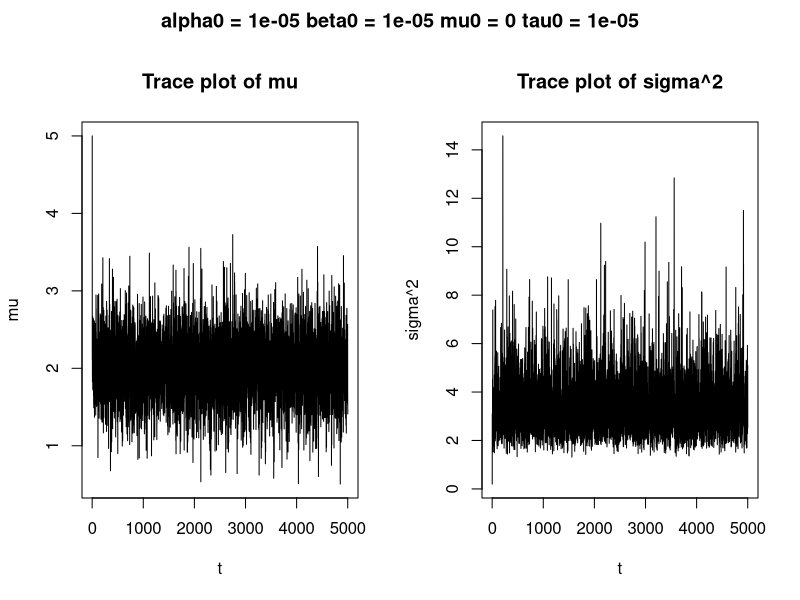
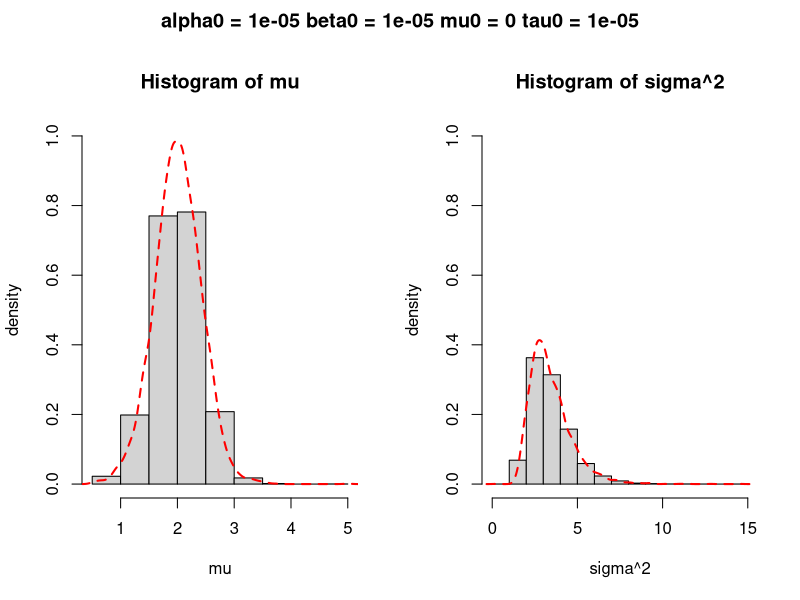
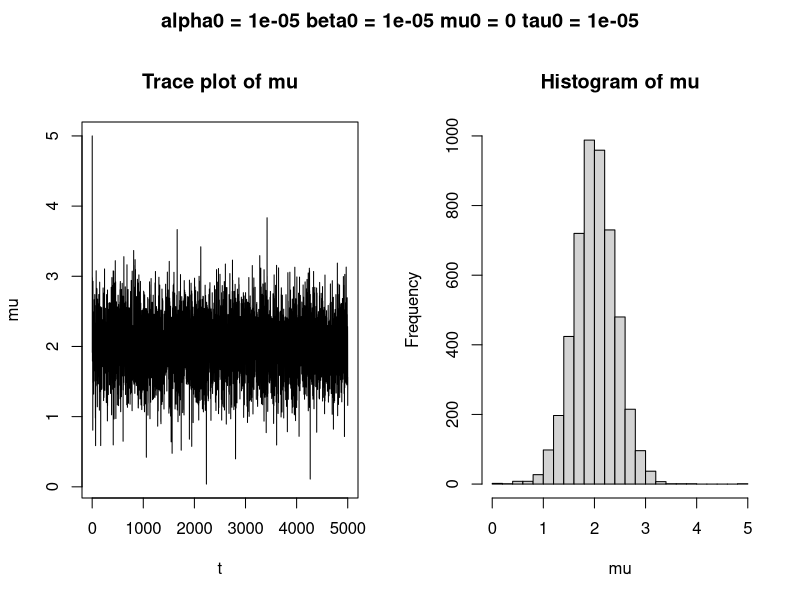
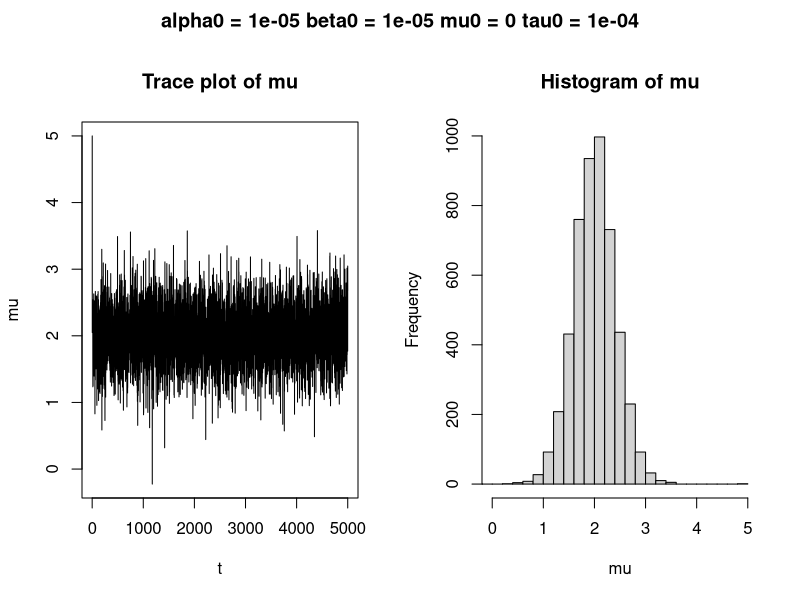
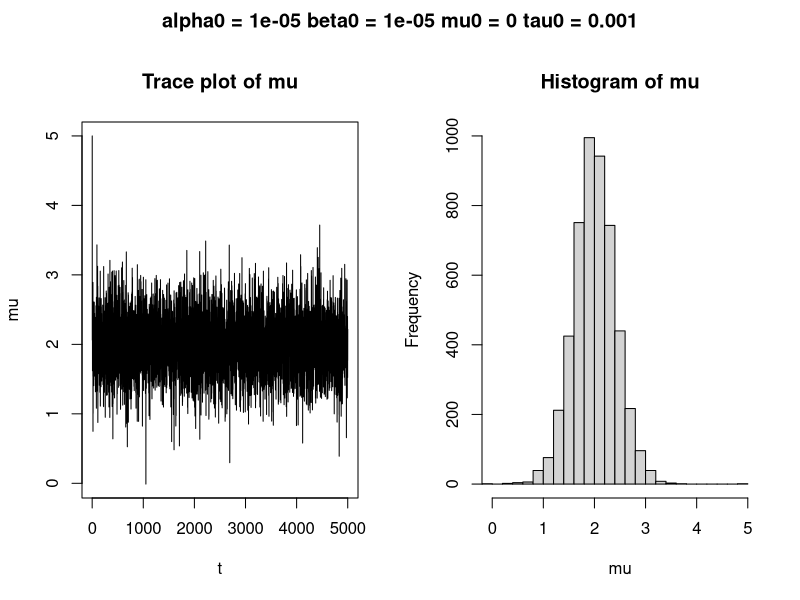
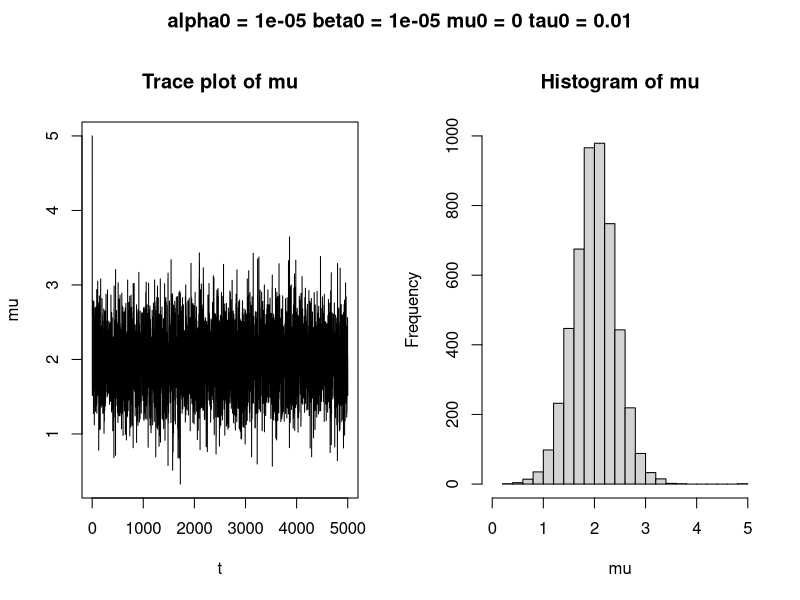
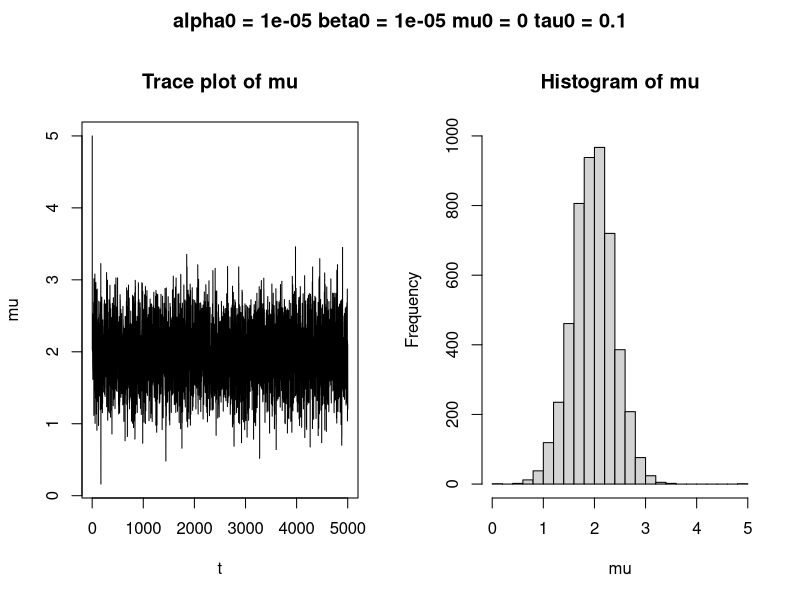
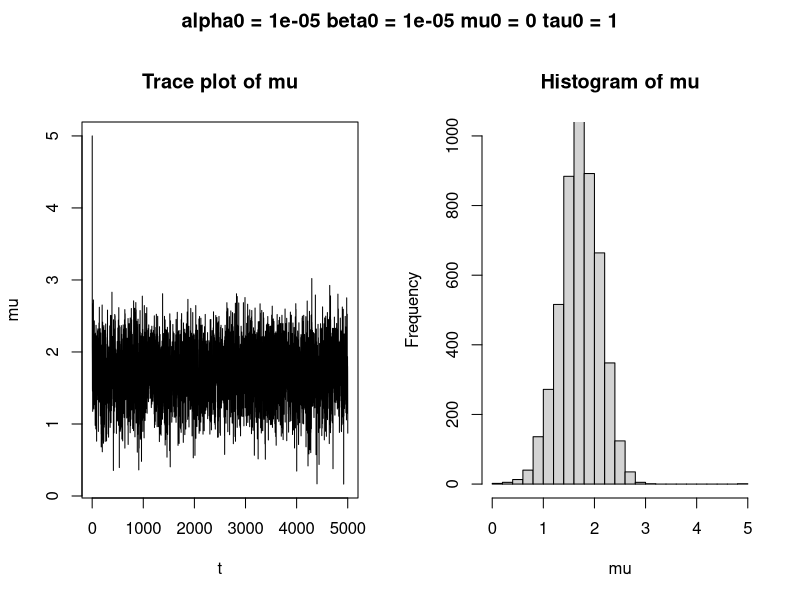

Reproduce these figures in R, in order.
# Exercise 1
# Gibbs sampler
# iters - number of iterations
# y - data vector
# mu - initial values for mu
# tau - initial values for tau
gibbs <- function(iters, y, mu=0, tau=1, 
                  alpha0 = 0.00001, beta0 = 0.00001, 
                  mu0 = 0.0, tau0 = 0.00001,
                  plot_trace = TRUE, plot_hist = TRUE,
                  print_posterior = TRUE, print_prob = TRUE) {
    x <- array(0, c(iters+1, 2))
  x[1,1] <- mu
  x[1,2] <- tau
  
  n <- length(y)
  ybar <- mean(y)
  
  for (t in 2:(iters+1)) {
    x[t,1] <- rnorm(1,
                    (n*ybar*x[t-1,2]+mu0*tau0)/(n*x[t-1,2]+tau0),
                    sqrt(1/(n*x[t-1,2]+tau0)))
    sn <- sum((y-x[t,1])^2)
    x[t,2] <- rgamma(1, alpha0+n/2)/(beta0+sn/2)
  }
  
  par(mfrow=c(1,2), oma=c(0,0,2,0))
  
  if (plot_trace == TRUE) {
    plot(1:length(x[,1]), x[,1], type = 'l', lty = 1, xlab = 't', ylab = 'mu')
    title('Trace plot of mu')
    plot(1:length(x[,2]), 1/x[,2], type = 'l', lty = 1, xlab = 't', ylab = 'sigma^2')
    title('Trace plot of sigma^2')
    title(paste('alpha0 =', alpha0, 'beta0 =', beta0,
                'mu0 =', mu0, 'tau0 =', tau0), outer = TRUE)
  }
  
  if (plot_hist == TRUE) {
    hist(x[,1], freq = FALSE, xlab = "mu", main = NULL, ylab = 'density', ylim = c(0,1))
    title('Histogram of mu')
    lines(density(x[,1]), col = 'red', lwd = 2, lty = 2)
    hist(1/x[,2], freq = FALSE, xlab = "sigma^2", main = NULL, ylab = 'density', ylim = c(0,1))
    title('Histogram of sigma^2')
    lines(density(1/x[,2]), col = 'red', lwd = 2, lty = 2)
    title(paste('alpha0 =', alpha0, 'beta0 =', beta0,
                'mu0 =', mu0, 'tau0 =', tau0), outer = TRUE)
  }
  
  mu_posterior_mean <- x[iters+1,1]
  mu_posterior_var <- (x[iters+1,1] - mean(x[,1]))^2
  sigma2_posterior_mean <- 1/x[iters+1,2]
  sigma2_posterior_var <- (1/x[iters+1,2] - 1/mean(x[,2]))^2
  
  if (print_posterior == TRUE) {
    print(paste('posterior_mean(mu) =', mu_posterior_mean))
    print(paste('posterior_var(mu) =', mu_posterior_var))
    print(paste('posterior_mean(sigma^2) =', sigma2_posterior_mean))
    print(paste('posterior_var(sigma^2) =', sigma2_posterior_var))
  }

  if (print_prob == TRUE) {
    print(paste('P(mu>2.5) =', sum(x[,1]>2.5) / length(x[,1])))
    print(paste('P(sigma^2>2.5) =', sum(1/x[,2]>2.5) / length(x[,2])))
  }

  return(list(
    iters = iters,
    y = y,
    mu = mu,
    tau = tau,
    alpha0 = alpha0,
    beta0 = beta0,
    mu0 = mu0,
    tau0 = tau0,
    mu_mc = x[,1],
    tau_mc = x[,2],
    mu_posterior_mean = mu_posterior_mean,
    mu_posterior_var = mu_posterior_var,
    sigma2_posterior_mean = sigma2_posterior_mean,
    sigma2_posterior_var = sigma2_posterior_var,
    prob_mu_bigger = sum(x[,1]>2.5) / length(x[,1]),
    prob_tau_bigger = sum(1/x[,2]>2.5) / length(x[,2])
  ))
}

# Exercise 2
y <- rnorm(20, 2, 2)
output <- gibbs(5000, y, 5, 5)

# Exercise 3
output$mu_posterior_mean
output$mu_posterior_var
output$sigma2_posterior_mean
output$sigma2_posterior_var
output$prob_mu_bigger
output$prob_tau_bigger

# Exercise 4
for (i in c(0:8)) {
  for (j in c(0:5)) {
      alpha0 =0.00001
      beta0 = 0.00001
      mu0 = 0.0+i*0.25
      tau0 = 0.00001*10^j
      output <-
        gibbs(iters = 5000, y = y, mu = 5, tau = 5,
              alpha0 = alpha0, beta0 = beta0,
              mu0 = mu0, tau0 = tau0,
              plot_trace = FALSE, plot_hist = FALSE,
              print_posterior = FALSE, print_prob = FALSE)
        par(mfrow=c(1,2), oma=c(0,0,2,0))
        plot(1:length(output$mu_mc), output$mu_mc, 
             type = 'l', lty = 1, xlab = 't', ylab = 'mu')
        title('Trace plot of mu')
        hist(output$mu_mc, breaks = 30, xlim = c(0,5), xlab = "mu",
             ylim = c(0,1000), main = NULL)
        title('Histogram of mu')
        title(paste('alpha0 =', alpha0, 'beta0 =', beta0,
                    'mu0 =', mu0, 'tau0 =', tau0), outer = TRUE)
  }
}
